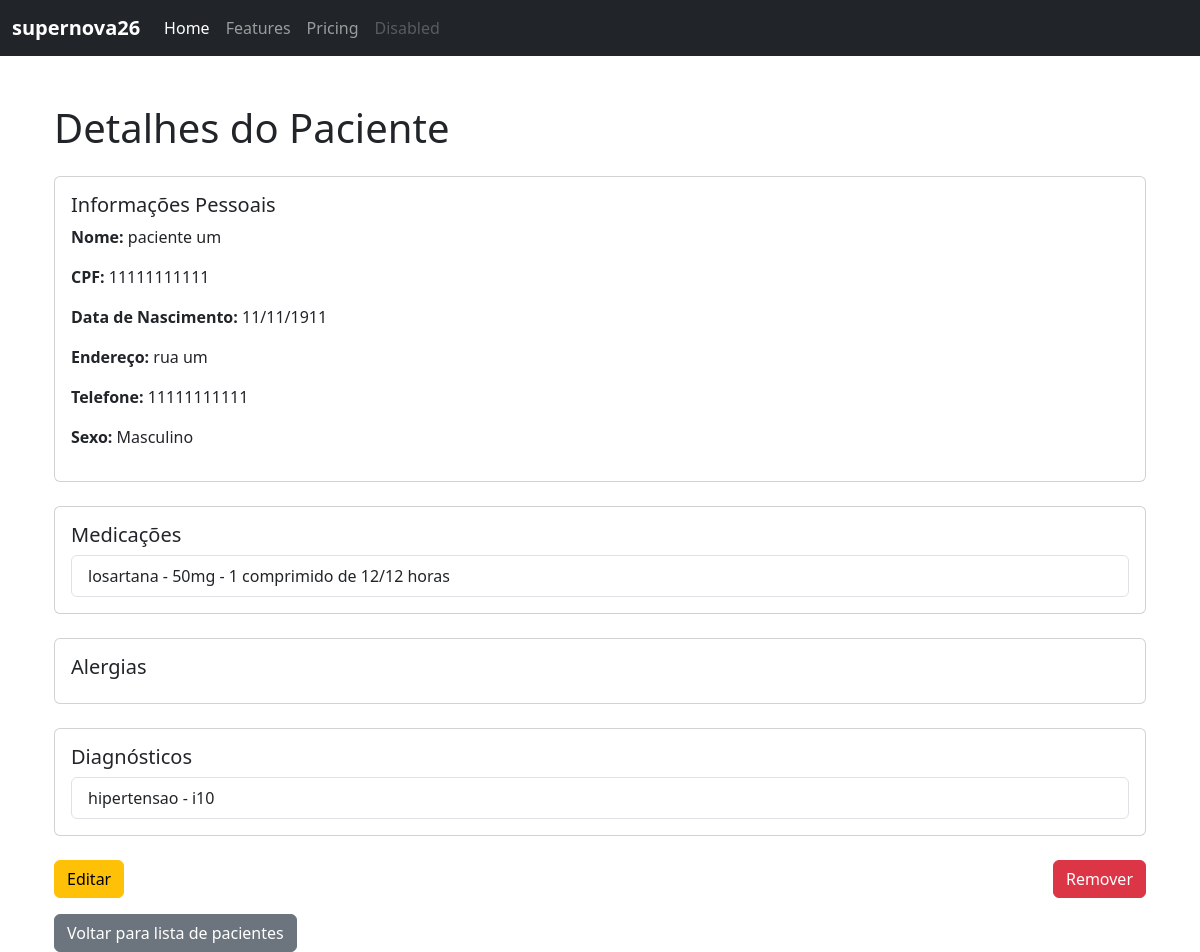
Page /liriodosvales/detalhes_paciente/1/ on the committed database.
### liriodosvales/models.py (models this page shows, shortened)
class Paciente(models.Model):
    SEXO_CHOICES = [
        ('Masculino', 'Masculino'),
        ('Feminino', 'Feminino'),
    ]
    nome = models.CharField(max_length=100)
    cpf = models.CharField(max_length=11, unique=True, null=True)
    data_nascimento = models.DateField()
    endereco = models.CharField(max_length=100, blank=True, null=True)
    telefone = models.CharField(max_length=11, blank=True, null=True)
    sexo = models.CharField(max_length=10, choices=SEXO_CHOICES, default='Masculino')
    medicacoes = models.ManyToManyField(Medicacao, blank=True)
    alergias = models.ManyToManyField(Alergia, blank=True)
    diagnosticos = models.ManyToManyField(Diagnostico, blank=True)
    data_admissao = models.DateField(auto_now_add=True)

class Medicacao(models.Model):
    nome = models.CharField(max_length=100)
    dosagem = models.CharField(max_length=50)
    posologia = models.CharField(max_length=100)
    atendimento = models.ForeignKey('AtendimentoMedico', on_delete=models.CASCADE)

class Diagnostico(models.Model):
    nome = models.CharField(max_length=100)
    codigo_cid = models.CharField(max_length=10, blank=True, null=True)

### liriodosvales/views.py (the view)
# urls.py: path('detalhes_paciente/<int:paciente_id>/', views.detalhes_paciente, name='detalhes_paciente'),
def detalhes_paciente(request, paciente_id):
    paciente = get_object_or_404(Paciente, id=paciente_id)
    medicacoes = paciente.medicacoes.all()
    alergias = paciente.alergias.all()
    diagnosticos = paciente.diagnosticos.all()
    context = {
        'paciente': paciente,
        'medicacoes': medicacoes,
        'alergias': alergias,
        'diagnosticos': diagnosticos,
    }
    return render(request, 'liriodosvales/detalhes_paciente.html', context)

### liriodosvales/templates/liriodosvales/detalhes_paciente.html (shortened to what this page needs)
{% extends "layout.html" %}
{% load static %}
{% block content %}
<div class="container">
    <h1 class="mb-4">Detalhes do Paciente</h1>
    <div class="card mb-4">
        <div class="card-body">
            <h5 class="card-title">Informações Pessoais</h5>
            <p><strong>Nome:</strong> {{ paciente.nome }}</p>
            <p><strong>CPF:</strong> {{ paciente.cpf }}</p>
            <p><strong>Data de Nascimento:</strong> {{ paciente.data_nascimento|date:"d/m/Y" }}</p>
            <p><strong>Endereço:</strong> {{ paciente.endereco }}</p>
            <p><strong>Telefone:</strong> {{ paciente.telefone }}</p>
            <p><strong>Sexo:</strong> {{ paciente.sexo }}</p>
        </div>
    </div>
    <div class="card mb-4">
        <div class="card-body">
            <h5 class="card-title">Medicações</h5>
            <ul class="list-group">
                {% for medicacao in medicacoes %}
                <li class="list-group-item">{{ medicacao.nome }} - {{ medicacao.dosagem }} - {{ medicacao.posologia }}</li>
                {% endfor %}
            </ul>
        </div>
    </div>
    <div class="card mb-4">
        <div class="card-body">
            <h5 class="card-title">Alergias</h5>
        </div>
    </div>
    <div class="card mb-4">
        <div class="card-body">
            <h5 class="card-title">Diagnósticos</h5>
            <ul class="list-group">
                {% for diagnostico in diagnosticos %}
                <li class="list-group-item">{{ diagnostico.nome }} - {{ diagnostico.codigo_cid }}</li>
                {% endfor %}
            </ul>
        </div>
    </div>
    <div class="d-flex justify-content-between">
        <a href="{% url 'liriodosvales:editar_paciente' paciente.id %}" class="btn btn-warning">Editar</a>
        <a href="{% url 'liriodosvales:remover_paciente' paciente.id %}" class="btn btn-danger" onclick="return confirm('Tem certeza que deseja remover este paciente?');">Remover</a>
    </div>
    <a href="{% url 'liriodosvales:listar_pacientes' %}" class="btn btn-secondary mt-3">Voltar para lista de pacientes</a>
</div>
{% endblock content %}

### rows in the picture
Paciente: nome "paciente um", cpf "11111111111", data_nascimento "11/11/1911", endereco "rua um", telefone "11111111111", sexo "Masculino"
Medicacao: nome "losartana", dosagem "50mg", posologia "1 comprimido de 12/12 horas"
Diagnostico: nome "hipertensao", codigo_cid "i10"
